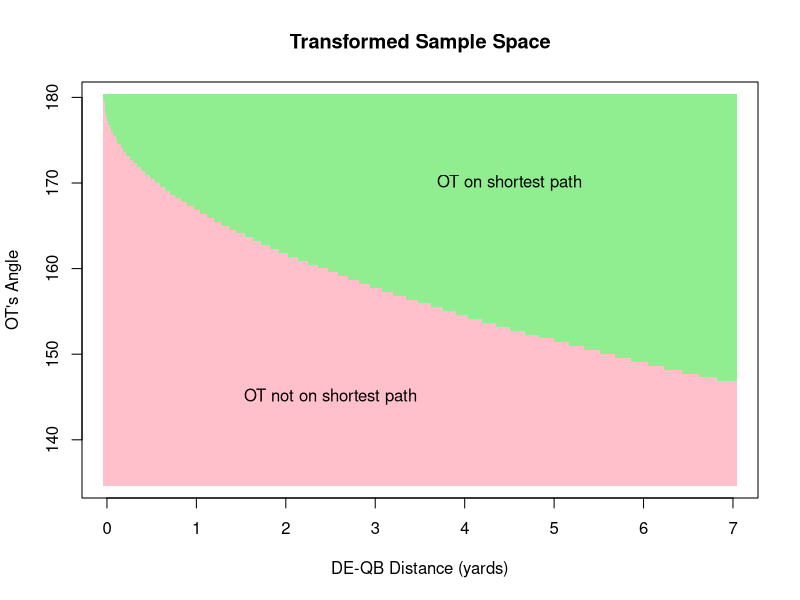

This chart was generated by the following R code:
## NOTE: Please set working directory to root of the repository folder structure ##

Transform.Values <- function(x) {1.025**(x)-1}

Compute.Isoceles <- function(angle, base) {
  theta <- (180-angle)/2
  h <- tan(theta * (pi/180)) * (base/2)
  side <- sqrt(h^2 + (base/2)^2)
  return(side)
}

x <- c()
y <- c()
values <- c()

for (i in seq(135,180, length.out=100)) {
  
  for (j in seq(0.001, 7, length.out=500)) {
    side <- Compute.Isoceles(angle=i, base=j)
    base <- j
  
    if (Transform.Values(base) >= Transform.Values(side)*2) {
      val <- "lightgreen"
    } else {
      val <- "pink"
    }
    
    x <- c(x, j)   
    y <- c(y, i)
    values <- c(values, val)
    
  }
}

png('images/sample_space.png', units='in', width=10, height=7, res=700)
plot(x, y, col=values, pch=15, xlab='DE-QB Distance (yards)', ylab="OT's Angle", main='Transformed Sample Space')
text(x=2.5, y=145, label='OT not on shortest path')
text(x=4.5, y=170, label='OT on shortest path')
dev.off()